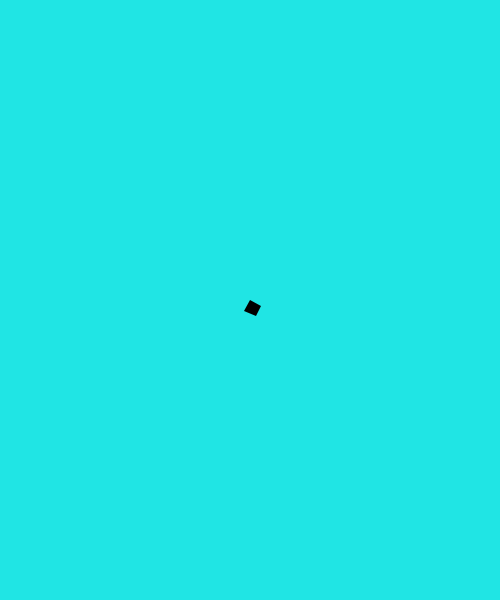
Frame 1 (no input)
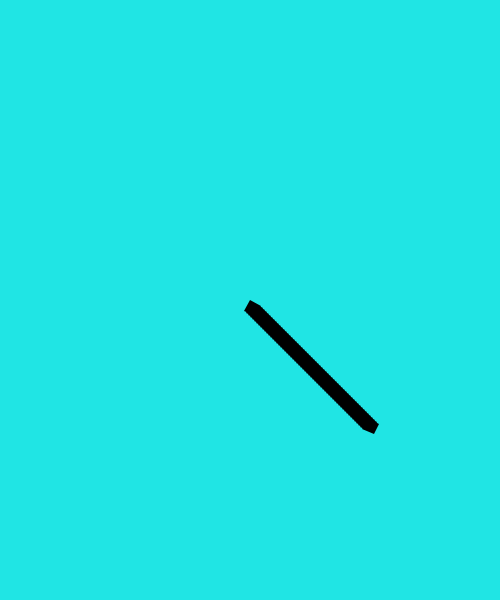
Frame 60 (the mouse pressed at the canvas centre just before this capture)
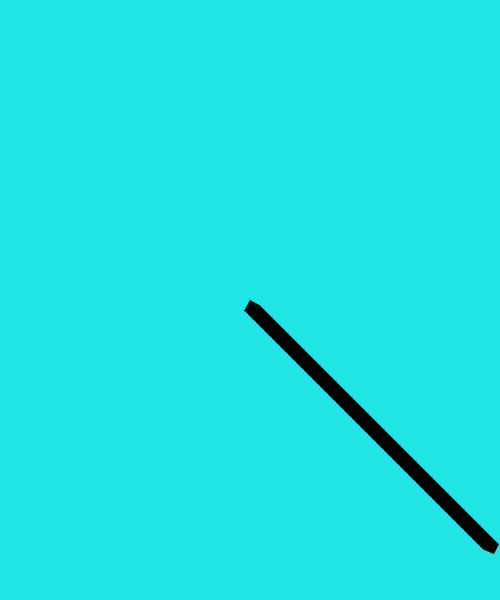
Frame 120 (the mouse held since frame 60 and released just before this capture)

The Processing sketch that drew these frames (run headless with seeded random() and noise(); from frame 60 on, the mouse is pressed at the canvas centre):

// Processing sketch: My_personal_piece_aka_black_shards
// ── My_personal_piece_aka_black_shards.pde
float x, y;

void setup() {
  size (500, 600);
  background(32, 229, 228);
  x = width / 2;
  y = height / 2;
}

void draw() {
  fill (0);
  noStroke();
  
  beginShape();
  vertex(x, y); 
  vertex(x + 11, y + 6);
  vertex(x + 6, y + 16);
  vertex(x - 6, y + 11);
  endShape(CLOSE);
  x += 2;
  y += 2;
  
  if (x > width || y > height) {
    x = random(0, width); 
    y = random(0, height);
  }
}
